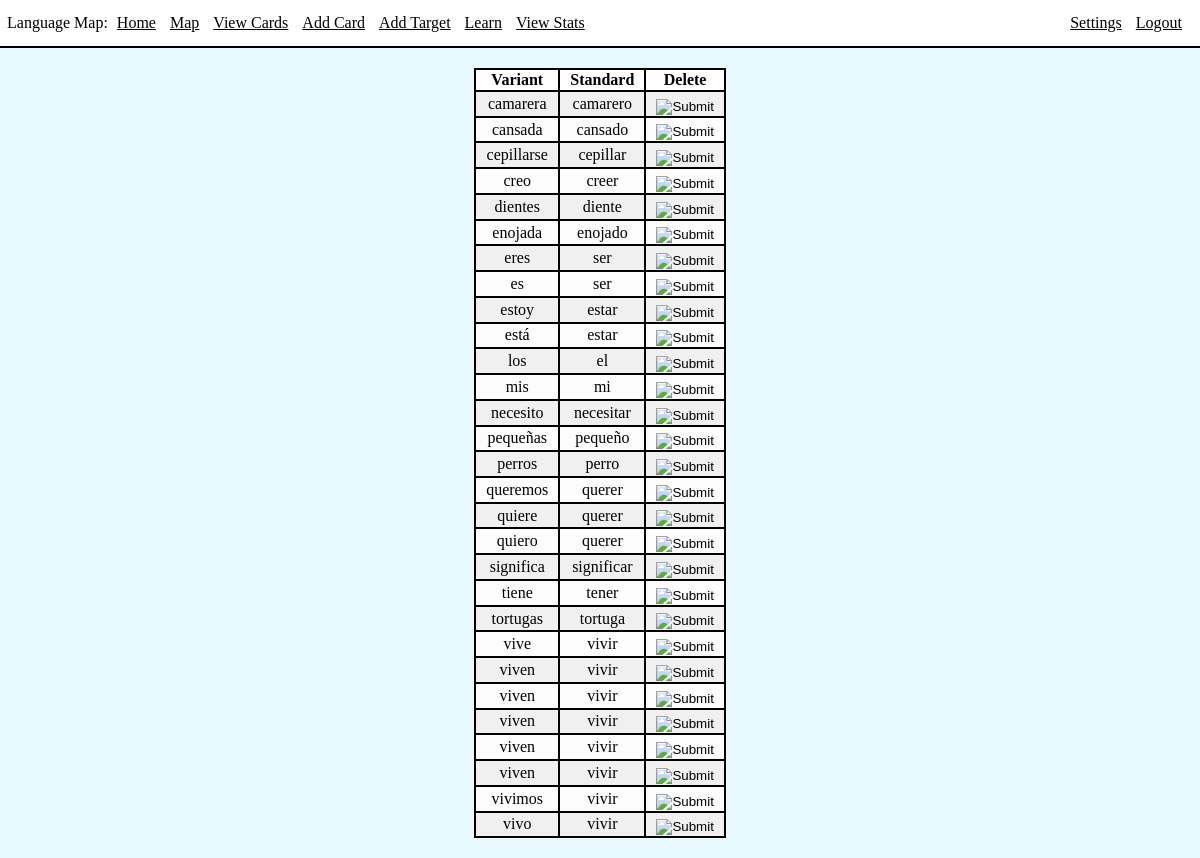
/variants (signed in), run on the app's committed database.
### app/models.py (models this page shows, shortened)
class Variant(db.Model):
    id = db.Column(db.Integer, index=True, primary_key=True)
    varWord = db.Column(db.String(20), index=True)
    standardID = db.Column(db.Integer, db.ForeignKey('card.id'))

class Card(db.Model):
    id = db.Column(db.Integer, index=True, primary_key=True)
    word = db.Column(db.String(64), index=True, unique=True)
    translation = db.Column(db.String(1000), index=True)
    status = db.Column(db.String(64), index=True)
    nextReviewDate = db.Column(db.Date, index=True)
    lastInterval = db.Column(db.Integer)
    variants = db.relationship("Variant", backref='card', lazy=True)

### app/routes.py (the view)
@app.route('/variants', methods=['GET', 'POST'])
@login_required
def variants():
    variants = Variant.query.filter().order_by(Variant.varWord)
    return render_template('variants.html', title='Manage Variants', variants=variants)

### app/models.py (called while the page is built)
@login.user_loader
def load_user(id):
    return User.query.get(int(id))

### app/templates/variants.html
{% extends 'base.html' %}
{% block content %}
    <div class="int">
        <table>
            <thead>
                <th>Variant</th>
                <th>Standard</th>
                <th>Delete</th>
            </thead>
            <tbody>
            {% for variant in variants %}
            <tr>
                <td>{{ variant.varWord }}</td>
                <td>{{ variant.card.word }}</td>
                <td>
                    <form action="{{ url_for('deleteVariant', variantID=variant.id) }}" method="POST">
                        <input type="image" class="btnimg" src="../static/images/delete.png">
                    </form>
                </td>
            </tr>
            {% endfor %}
            </tbody>
        </table>
    </div>
{% endblock %}

### app/static/style.css (style rules this page uses)
html, body { background-color: rgb(232, 250, 255); margin: 0px; padding: 0px; max-width: 100%; overflow-x: hidden; }
.int { margin: 20px; }
table { margin-left: auto; margin-right: auto; border: 2px solid black; text-align: center; border-collapse: collapse; }
thead { background-color: white; }
th, td { border: 2px solid black; padding-left: 10px; padding-right: 10px; }
tbody { background-color: rgb(240, 240, 240); }
tr:nth-child(even) { background-color: rgb(252, 252, 252); }
.btnimg { position: relative; margin-top: 10%; margin-left: auto; }

### data on the page
Variant: varWord "camarera", card.word "camarero"
Variant: varWord "cansada", card.word "cansado"
Variant: varWord "cepillarse", card.word "cepillar"
Variant: varWord "creo", card.word "creer"
Variant: varWord "dientes", card.word "diente"
Variant: varWord "enojada", card.word "enojado"
Variant: varWord "eres", card.word "ser"
Variant: varWord "es", card.word "ser"
Variant: varWord "estoy", card.word "estar"
Variant: varWord "está", card.word "estar"
Variant: varWord "los", card.word "el"
Variant: varWord "mis", card.word "mi"
Variant: varWord "necesito", card.word "necesitar"
Variant: varWord "pequeñas", card.word "pequeño"
Variant: varWord "perros", card.word "perro"
Variant: varWord "queremos", card.word "querer"
Variant: varWord "quiere", card.word "querer"
Variant: varWord "quiero", card.word "querer"
Variant: varWord "significa", card.word "significar"
Variant: varWord "tiene", card.word "tener"
Variant: varWord "tortugas", card.word "tortuga"
Variant: varWord "vive", card.word "vivir"
Variant: varWord "viven", card.word "vivir"
Variant: varWord "viven", card.word "vivir"
Variant: varWord "viven", card.word "vivir"
Variant: varWord "viven", card.word "vivir"
Variant: varWord "viven", card.word "vivir"
Variant: varWord "vivimos", card.word "vivir"
Variant: varWord "vivo", card.word "vivir"
